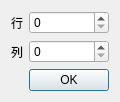
<?xml version="1.0" encoding="UTF-8"?>
<ui version="4.0">
 <class>HtmlTableAddDialog</class>
 <widget class="QDialog" name="HtmlTableAddDialog">
  <property name="geometry">
   <rect>
    <x>0</x>
    <y>0</y>
    <width>111</width>
    <height>95</height>
   </rect>
  </property>
  <property name="windowTitle">
   <string>添加空表格</string>
  </property>
  <layout class="QGridLayout" name="gridLayout">
   <item row="1" column="0">
    <widget class="QLabel" name="label_2">
     <property name="text">
      <string>列</string>
     </property>
    </widget>
   </item>
   <item row="0" column="0">
    <widget class="QLabel" name="label">
     <property name="text">
      <string>行</string>
     </property>
    </widget>
   </item>
   <item row="0" column="1">
    <widget class="QSpinBox" name="rowSpinBox"/>
   </item>
   <item row="1" column="1">
    <widget class="QSpinBox" name="ColumnSpinBox"/>
   </item>
   <item row="2" column="1">
    <widget class="QDialogButtonBox" name="buttonBox">
     <property name="orientation">
      <enum>Qt::Horizontal</enum>
     </property>
     <property name="standardButtons">
      <set>QDialogButtonBox::Ok</set>
     </property>
    </widget>
   </item>
  </layout>
 </widget>
 <resources/>
 <connections>
  <connection>
   <sender>buttonBox</sender>
   <signal>accepted()</signal>
   <receiver>HtmlTableAddDialog</receiver>
   <slot>accept()</slot>
   <hints>
    <hint type="sourcelabel">
     <x>248</x>
     <y>254</y>
    </hint>
    <hint type="destinationlabel">
     <x>157</x>
     <y>274</y>
    </hint>
   </hints>
  </connection>
  <connection>
   <sender>buttonBox</sender>
   <signal>rejected()</signal>
   <receiver>HtmlTableAddDialog</receiver>
   <slot>reject()</slot>
   <hints>
    <hint type="sourcelabel">
     <x>316</x>
     <y>260</y>
    </hint>
    <hint type="destinationlabel">
     <x>286</x>
     <y>274</y>
    </hint>
   </hints>
  </connection>
 </connections>
</ui>
